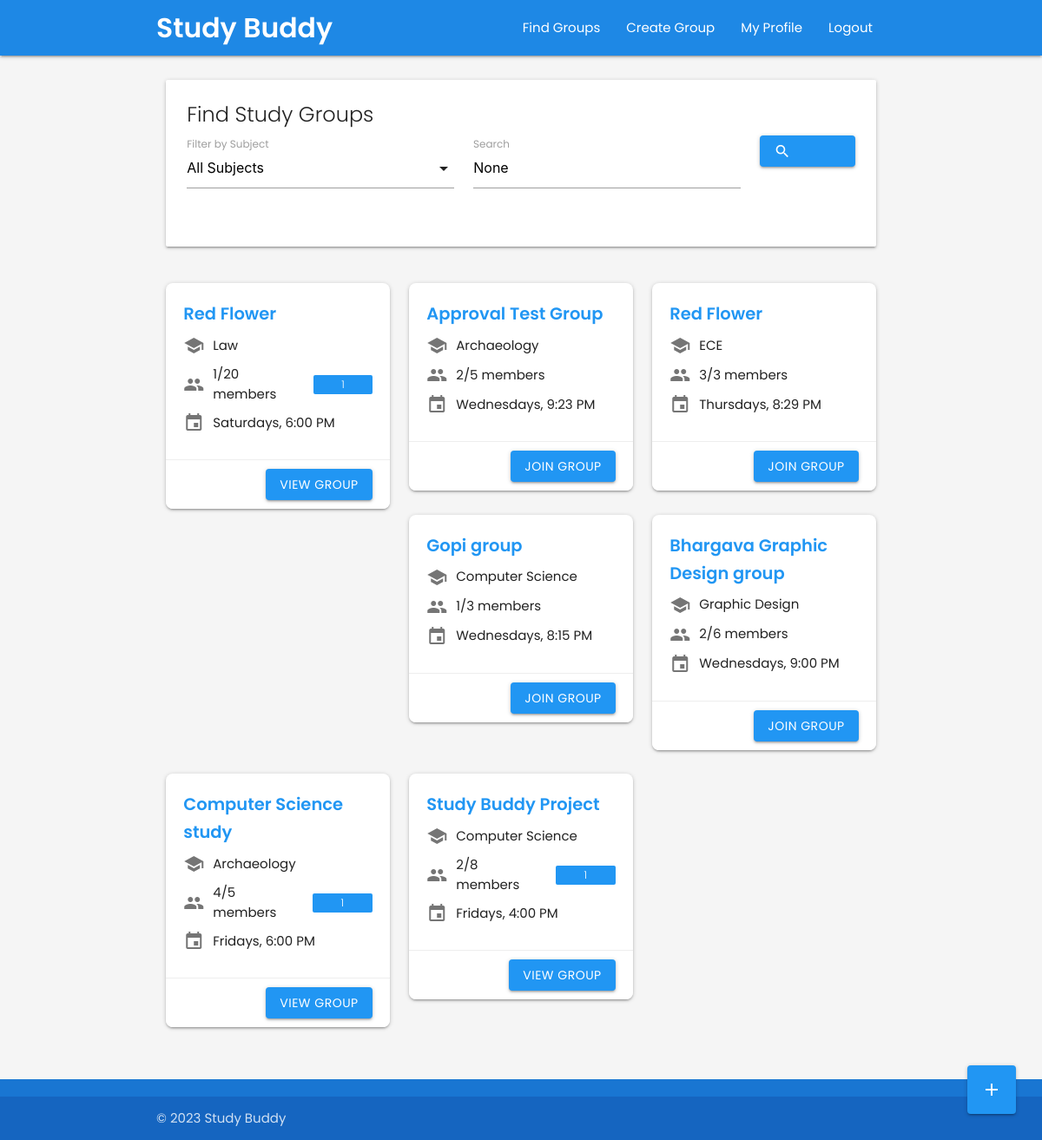
Page /dashboard (signed in) on the committed database.
### userDashboard/models.py (models this page shows, shortened)
class StudyGroup(models.Model):
    title = models.CharField(max_length=100)
    description = models.TextField()
    subject = models.ForeignKey(Subject, on_delete=models.CASCADE, related_name='study_groups')
    host = models.ForeignKey(settings.AUTH_USER_MODEL, on_delete=models.CASCADE, related_name='hosted_groups')
    members = models.ManyToManyField(settings.AUTH_USER_MODEL, through='GroupMembership', related_name='joined_groups')
    max_members = models.PositiveIntegerField(default=8)
    meeting_date = models.DateField()
    meeting_time = models.TimeField()
    meeting_location = models.CharField(max_length=255, blank=True)
    created_at = models.DateTimeField(auto_now_add=True)
    updated_at = models.DateTimeField(auto_now=True)
    @property
    def current_member_count(self):
        return self.members.count()
    class Meta:
        ordering = ['meeting_date', 'meeting_time']

### userProfile/models.py (models this page shows, shortened)
class Subject(models.Model):
    name = models.CharField(max_length=100, unique=True)
    description = models.TextField(blank=True)
    class Meta:
        ordering = ['name']

### userDashboard/views.py (the view)
# urls.py: path('dashboard', views.dashboard, name='dashboard'),
@login_required
def dashboard(request):
    study_groups = StudyGroup.objects.all().order_by('-created_at')
    subject_filter = request.GET.get('subject')
    search_query = request.GET.get('search')
    if subject_filter:
        study_groups = study_groups.filter(subject_id=subject_filter)
    if search_query:
        study_groups = study_groups.filter(title__icontains=search_query)
    subjects = Subject.objects.all().order_by('name')
    pending_requests_by_group = {}
    for group in study_groups.filter(host=request.user):
        pending_count = GroupJoinRequest.objects.filter(group=group, status='pending').count()
        if pending_count > 0:
            pending_requests_by_group[group.id] = pending_count
    user_pending_requests = []
    if request.user.is_authenticated:
        user_pending_requests = list(GroupJoinRequest.objects.filter(
            user=request.user,
            status='pending'
        ).values_list('group_id', flat=True))
    context = {
        'study_groups': study_groups,
        'subjects': subjects,
        'selected_subject': subject_filter,
        'search_query': search_query,
        'pending_requests_by_group': pending_requests_by_group,
        'user_pending_requests': user_pending_requests
    }
    return render(request, 'userDashboard/dashboard.html', context)

### userDashboard/templatetags/dashboard_extras.py (called while the page is built)
@register.filter
def get_item(dictionary, key):
    return dictionary.get(key, 0)

### userDashboard/templates/userDashboard/dashboard.html (shortened to what this page needs)
<!DOCTYPE html>
<html lang="en">
<head>
  <link rel="stylesheet" href="https://cdnjs.cloudflare.com/ajax/libs/materialize/1.0.0/css/materialize.min.css">
</head>
<body>
  {% load dashboard_extras %}
  <header>
    <div class="navbar-fixed">
      <nav class="blue darken-1">
        <div class="nav-wrapper container">
          <a href="{% url 'dashboard' %}" class="brand-logo">Study Buddy</a>
          <ul class="right hide-on-med-and-down">
            <li><a href="{% url 'dashboard' %}">Find Groups</a></li>
            <li><a href="{% url 'create_group' %}">Create Group</a></li>
            <li><a href="{% url 'profile' %}">My Profile</a></li>
            <li><a href="{% url 'logout' %}">Logout</a></li>
          </ul>
        </div>
      </nav>
    </div>
  </header>
  <main id="main-content" class="container">
    <div class="row">
      <div class="col s12">
        <div class="card">
          <div class="card-content">
            <span class="card-title">Find Study Groups</span>
            <form method="GET" action="{% url 'dashboard' %}" class="filter-form">
              <div class="row">
                <div class="input-field col s12 m5">
                  <label for="subject-filter">Filter by Subject</label>
                </div>
                <div class="input-field col s12 m5">
                  <input type="text" id="search" name="search" value="{{ search_query }}" placeholder="Search by title...">
                  <label for="search">Search</label>
                </div>
                <div class="col s12 m2 filter-buttons">
                  <button type="submit" class="btn waves-effect waves-light">
                    <i class="material-icons left">search</i>
                  </button>
                </div>
              </div>
            </form>
          </div>
        </div>
      </div>
    </div>
    <div class="row">
      {% if study_groups %}
        {% for group in study_groups %}
          <div class="col s12 m6 l4">
            <div class="card group-card">
              <div class="card-content">
                <span class="card-title">{{ group.title }}</span>
                <div class="group-detail">
                  <i class="material-icons">school</i>
                  <span>{{ group.subject.name }}</span>
                </div>
                <div class="group-detail">
                  <i class="material-icons">group</i>
                  <span>{{ group.current_member_count }}/{{ group.max_members }} members</span>
                  {% if group.host == request.user and group.id in pending_requests_by_group %}
                    <span class="new badge blue" data-badge-caption="requests">{{ pending_requests_by_group|get_item:group.id }}</span>
                  {% endif %}
                </div>
                <div class="group-detail">
                  <i class="material-icons">event</i>
                  <span>{{ group.meeting_date|date:"l" }}s, {{ group.meeting_time|time:"g:i A" }}</span>
                </div>
              </div>
              <div class="card-action">
                <a href="{% url 'group_details' group_id=group.id %}" class="btn waves-effect waves-light">
                  {% if request.user in group.members.all %}
                    View Group
                  {% elif group.id in user_pending_requests %}
                    <i class="material-icons left">hourglass_empty</i> Request Pending
                  {% else %}
                    Join Group
                  {% endif %}
                </a>
              </div>
            </div>
          </div>
        {% endfor %}
      {% endif %}
    </div>
    <div class="fixed-action-btn">
      <a href="{% url 'create_group' %}" class="btn-floating btn-large waves-effect waves-light blue">
        <i class="material-icons">add</i>
      </a>
    </div>
  </main>
  <footer class="page-footer blue darken-2">
    <div class="footer-copyright blue darken-3">
      <div class="container">
        © 2023 Study Buddy
      </div>
    </div>
  </footer>
</body>
</html>

### userDashboard/templates/userDashboard/dashboard.html (style rules this page uses)
body { font-family: 'Poppins', sans-serif; display: flex; min-height: 100vh; flex-direction: column; background-color: #f5f5f5; }
main { flex: 1 0 auto; padding: 20px 0; }
.btn, .btn-large { background-color: #2196F3; border-radius: 4px; }
nav .brand-logo { font-weight: 600; }
.group-card { border-radius: 8px; overflow: hidden; margin-bottom: 20px; transition: transform 0.2s ease, box-shadow 0.2s ease; }
.group-card .card-content { padding: 20px; }
.group-card .card-title { font-weight: 600; margin-bottom: 10px; color: #2196F3; font-size: 1.3rem; }
.group-detail { display: flex; align-items: center; margin-bottom: 10px; }
.group-detail i { margin-right: 10px; color: #757575; }
.group-card .card-action { display: flex; justify-content: flex-end; padding: 10px 20px; border-top: 1px solid #eeeeee; }
.fixed-action-btn { bottom: 30px; right: 30px; }
.page-footer { background-color: #2196F3; }

### rows in the picture
StudyGroup: title "Red Flower", subject.name "Law", current_member_count "1", max_members "20", id "1", meeting_date "Saturday", meeting_time "6:00 PM", shows "VIEW GROUP"
StudyGroup: title "Approval Test Group", subject.name "Archaeology", current_member_count "2", max_members "5", meeting_date "Wednesday", meeting_time "9:23 PM", shows "JOIN GROUP"
StudyGroup: title "Red Flower", subject.name "ECE", current_member_count "3", max_members "3", meeting_date "Thursday", meeting_time "8:29 PM", shows "JOIN GROUP"
StudyGroup: title "Gopi group", subject.name "Computer Science", current_member_count "1", max_members "3", meeting_date "Wednesday", meeting_time "8:15 PM", shows "JOIN GROUP"
StudyGroup: title "Bhargava Graphic Design group", subject.name "Graphic Design", current_member_count "2", max_members "6", meeting_date "Wednesday", meeting_time "9:00 PM", shows "JOIN GROUP"
StudyGroup: title "Computer Science study", subject.name "Archaeology", current_member_count "4", max_members "5", id "1", meeting_date "Friday", meeting_time "6:00 PM", shows "VIEW GROUP"
StudyGroup: title "Study Buddy Project", subject.name "Computer Science", current_member_count "2", max_members "8", id "1", meeting_date "Friday", meeting_time "4:00 PM", shows "VIEW GROUP"
